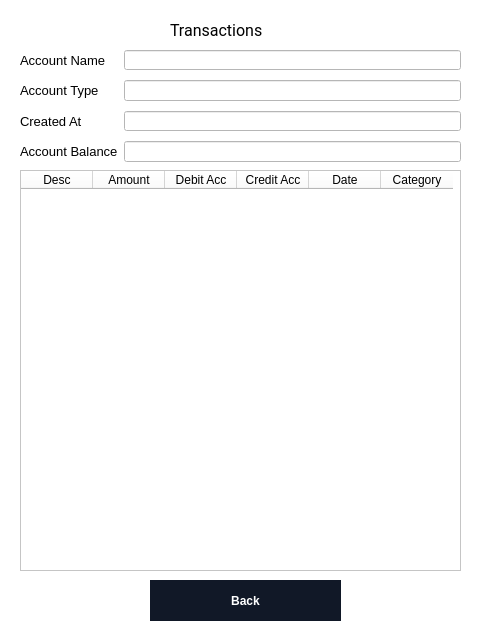
<?xml version="1.0" encoding="UTF-8"?>
<ui version="4.0">
 <class>MainWindow</class>
 <widget class="QMainWindow" name="MainWindow">
  <property name="geometry">
   <rect>
    <x>0</x>
    <y>0</y>
    <width>480</width>
    <height>640</height>
   </rect>
  </property>
  <property name="windowTitle">
   <string>MainWindow</string>
  </property>
  <property name="animated">
   <bool>true</bool>
  </property>
  <widget class="QWidget" name="centralwidget">
   <property name="styleSheet">
    <string notr="true">background:white</string>
   </property>
   <widget class="QPushButton" name="pushButton">
    <property name="geometry">
     <rect>
      <x>150</x>
      <y>580</y>
      <width>191</width>
      <height>41</height>
     </rect>
    </property>
    <property name="cursor">
     <cursorShape>PointingHandCursor</cursorShape>
    </property>
    <property name="styleSheet">
     <string notr="true">
  background-color: #111827;
  border: 1px solid transparent;
  border-radius: .75rem;
  color: #FFFFFF;
  font-family: &quot;Inter var&quot;,ui-sans-serif,system-ui,-apple-system,system-ui,&quot;Segoe UI&quot;,Roboto,&quot;Helvetica Neue&quot;,Arial,&quot;Noto Sans&quot;,sans-serif,&quot;Apple Color Emoji&quot;,&quot;Segoe UI Emoji&quot;,&quot;Segoe UI Symbol&quot;,&quot;Noto Color Emoji&quot;;
  font-size: 1.125rem;
  font-weight: 600;
  line-height: 1.5rem;
  padding: .75rem 1.2rem;
  text-align: center;
  width: auto;
</string>
    </property>
    <property name="text">
     <string>Back</string>
    </property>
   </widget>
   <widget class="QLabel" name="label">
    <property name="geometry">
     <rect>
      <x>170</x>
      <y>10</y>
      <width>221</width>
      <height>41</height>
     </rect>
    </property>
    <property name="font">
     <font>
      <family>Roboto</family>
      <pointsize>12</pointsize>
     </font>
    </property>
    <property name="styleSheet">
     <string notr="true">background:none;</string>
    </property>
    <property name="text">
     <string>Transactions</string>
    </property>
   </widget>
   <widget class="QWidget" name="formLayoutWidget">
    <property name="geometry">
     <rect>
      <x>20</x>
      <y>50</y>
      <width>441</width>
      <height>112</height>
     </rect>
    </property>
    <layout class="QFormLayout" name="formLayout">
     <property name="verticalSpacing">
      <number>10</number>
     </property>
     <item row="1" column="0">
      <widget class="QLabel" name="accountTypeLabel">
       <property name="font">
        <font>
         <pointsize>10</pointsize>
        </font>
       </property>
       <property name="text">
        <string>Account Type</string>
       </property>
      </widget>
     </item>
     <item row="1" column="1">
      <widget class="QLineEdit" name="accountTypeLineEdit"/>
     </item>
     <item row="2" column="0">
      <widget class="QLabel" name="createdAtLabel">
       <property name="font">
        <font>
         <pointsize>10</pointsize>
        </font>
       </property>
       <property name="text">
        <string>Created At</string>
       </property>
      </widget>
     </item>
     <item row="2" column="1">
      <widget class="QLineEdit" name="createdAtLineEdit"/>
     </item>
     <item row="3" column="0">
      <widget class="QLabel" name="accountBalanceLabel">
       <property name="font">
        <font>
         <pointsize>10</pointsize>
        </font>
       </property>
       <property name="text">
        <string>Account Balance</string>
       </property>
      </widget>
     </item>
     <item row="3" column="1">
      <widget class="QLineEdit" name="accountBalanceLineEdit"/>
     </item>
     <item row="0" column="0">
      <widget class="QLabel" name="usernameLabel">
       <property name="font">
        <font>
         <pointsize>10</pointsize>
        </font>
       </property>
       <property name="text">
        <string>Account Name</string>
       </property>
      </widget>
     </item>
     <item row="0" column="1">
      <widget class="QLineEdit" name="usernameLineEdit"/>
     </item>
    </layout>
   </widget>
   <widget class="QTableWidget" name="tableWidget">
    <property name="geometry">
     <rect>
      <x>20</x>
      <y>170</y>
      <width>441</width>
      <height>401</height>
     </rect>
    </property>
    <attribute name="horizontalHeaderDefaultSectionSize">
     <number>72</number>
    </attribute>
    <attribute name="verticalHeaderDefaultSectionSize">
     <number>22</number>
    </attribute>
    <column>
     <property name="text">
      <string>Desc</string>
     </property>
    </column>
    <column>
     <property name="text">
      <string>Amount</string>
     </property>
    </column>
    <column>
     <property name="text">
      <string>Debit Acc</string>
     </property>
    </column>
    <column>
     <property name="text">
      <string>Credit Acc</string>
     </property>
    </column>
    <column>
     <property name="text">
      <string>Date</string>
     </property>
    </column>
    <column>
     <property name="text">
      <string>Category</string>
     </property>
    </column>
   </widget>
  </widget>
 </widget>
 <resources/>
 <connections/>
</ui>
